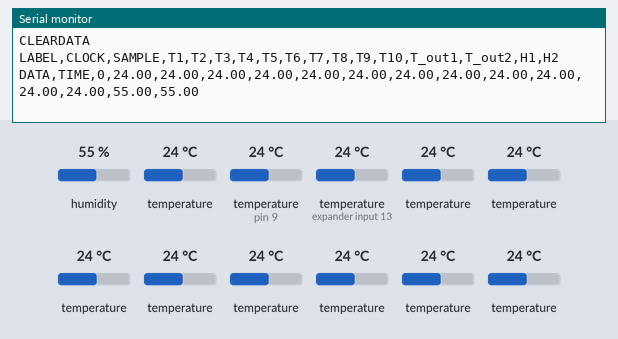
A sketch run on a simulated Arduino Uno, built with avr-gcc and run on an emulated ATmega328P. Parts: the last lines printed to the serial monitor. Inputs (shaded band) come from the test bench; at power-on: humidity 55 %, temperature (sensors on pin 9, expander input 13) 24 °C, temperature 24 °C.

Above: at 1.8 s.
1.9 s: humidity set to 22 %
6.4 s: temperature (sensor on pin 9) set to 12 °C
10.9 s: temperature (sensor on expander input 13) set to 12 °C
At 12.6 s:
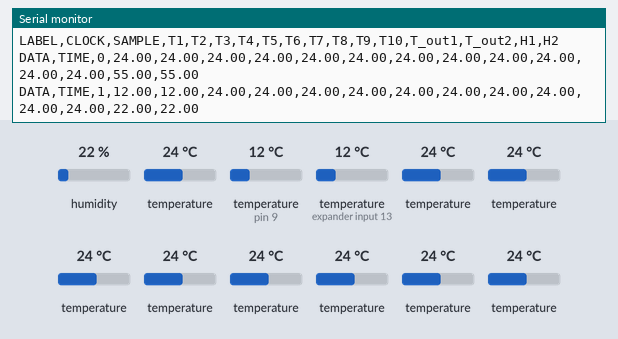
15.4 s: temperature (sensor 209) set to 12 °C
19.9 s: temperature (sensor 309) set to 12 °C
At 24.1 s:
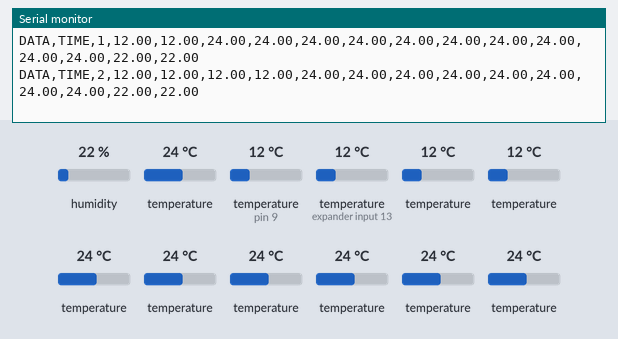

The sketch:

TEMP.ino
```cpp
#include <OneWire.h>
#include <DallasTemperature.h>
#include <Adafruit_AHTX0.h>

Adafruit_AHTX0 aht_0x39;
Adafruit_AHTX0 aht_0x38;

#define ONE_WIRE_BUS 9 // Data wire is plugged into port 9 on the Arduino
#define precision 12 // OneWire precision Dallas Sensor

OneWire oneWire(ONE_WIRE_BUS);
DallasTemperature sensors(&oneWire); // Pass our oneWire reference to Dallas Temperature.

DeviceAddress T1 = {0x28, 0x86, 0x39, 0x94, 0x97, 0x03, 0x03, 0x3B};
DeviceAddress T2 = {0x28, 0x3B, 0xF6, 0x81, 0xE3, 0xE1, 0x3C, 0xE8};
DeviceAddress T3 = {0x28, 0x18, 0x61, 0x96, 0xF0, 0x01, 0x3C, 0x84};
DeviceAddress T4 = {0x28, 0x45, 0x54, 0x94, 0x97, 0x13, 0x03, 0xEC};
DeviceAddress T5 = {0x28, 0xA4, 0x69, 0x94, 0x97, 0xFF, 0x03, 0xA2};
DeviceAddress T6 = {0x28, 0xBF, 0x4F, 0x94, 0x97, 0x13, 0x03, 0x5D};
DeviceAddress T7 = {0x28, 0x98, 0x21, 0x94, 0x97, 0x03, 0x03, 0x31};
DeviceAddress T8 = {0x28, 0x03, 0x57, 0x94, 0x97, 0x13, 0x03, 0x65};
DeviceAddress T9 = {0x28, 0xF1, 0x0F, 0x94, 0x97, 0x04, 0x03, 0x50};
DeviceAddress T10 = {0x28, 0xF3, 0x0A, 0x94, 0x97, 0x04, 0x03, 0xEC};

void setup(void) {
  Serial.begin(9600); //Start serial port
  Wire.begin();

  // Initialize AHT sensor at address 0x39 and 0x38
  aht_0x39.begin(&Wire, 0, 0x39);
  aht_0x38.begin(&Wire, 0, 0x38);

  //parallax daq excel direktifleri
  Serial.println("CLEARDATA");
  Serial.print("LABEL,CLOCK,SAMPLE");
  Serial.print(",T1,T2,T3,T4,T5,T6,T7,T8,T9,T10,T_out1,T_out2,H1,H2");
  Serial.print("\n");

  // Start up the library
  sensors.begin();

  // set the resolution to 12 bit per device
  sensors.setResolution(T1, precision);
  sensors.setResolution(T2, precision);
  sensors.setResolution(T3, precision);
  sensors.setResolution(T4, precision);
  sensors.setResolution(T5, precision);
  sensors.setResolution(T6, precision);
  sensors.setResolution(T7, precision);
  sensors.setResolution(T8, precision);
  sensors.setResolution(T9, precision);
  sensors.setResolution(T10, precision);
}

int sample_count = 0;
void loop(void) {
  // call sensors.requestTemperatures() to issue a global temperature request to all devices on the bus
  sensors.requestTemperatures();
  float temp1 = sensors.getTempC(T1);
  float temp2 = sensors.getTempC(T2);
  float temp3 = sensors.getTempC(T3);
  float temp4 = sensors.getTempC(T4);
  float temp5 = sensors.getTempC(T5);
  float temp6 = sensors.getTempC(T6);
  float temp7 = sensors.getTempC(T7);
  float temp8 = sensors.getTempC(T8);
  float temp9 = sensors.getTempC(T9);
  float temp10 = sensors.getTempC(T10);

  // Read and print data from sensor at address 0x39
  sensors_event_t humidity_0x39, temp_0x39;
  aht_0x39.getEvent(&humidity_0x39, &temp_0x39);

  // Read and print data from sensor at address 0x38
  sensors_event_t humidity_0x38, temp_0x38;
  aht_0x38.getEvent(&humidity_0x38, &temp_0x38);

  // Assign adafruit sensors
  float temp_out1 = temp_0x39.temperature;
  float temp_out2 = temp_0x38.temperature;
  float humidity1 = humidity_0x39.relative_humidity;
  float humidity2 = humidity_0x38.relative_humidity;

  Serial.print("DATA,TIME,");
  Serial.print(sample_count);
  Serial.print(",");
  Serial.print(temp1);
  Serial.print(",");
  Serial.print(temp2);
  Serial.print(",");
  Serial.print(temp3);
  Serial.print(",");
  Serial.print(temp4);
  Serial.print(",");
  Serial.print(temp5);
  Serial.print(",");
  Serial.print(temp6);
  Serial.print(",");
  Serial.print(temp7);
  Serial.print(",");
  Serial.print(temp8);
  Serial.print(",");
  Serial.print(temp9);
  Serial.print(",");
  Serial.print(temp10);
  Serial.print(",");
  Serial.print(temp_out1);
  Serial.print(",");
  Serial.print(temp_out2);
  Serial.print(",");
  Serial.print(humidity1);
  Serial.print(",");
  Serial.print(humidity2);
  Serial.print("\n");
  delay(10000);

  // increment the sample count
  sample_count++;
}
```

Measured:
- after the input at 10.9 s, the serial monitor: prints a new line after 1.2 s (image 1)
- after the input at 19.9 s, the serial monitor: prints a new line after 3.3 s (image 2)
